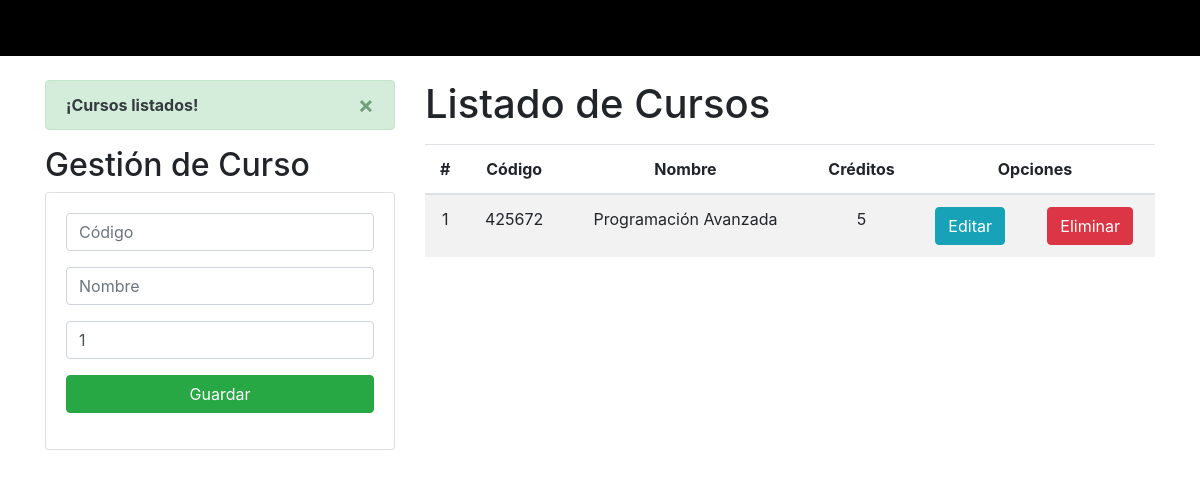
Before: / with the older database file.
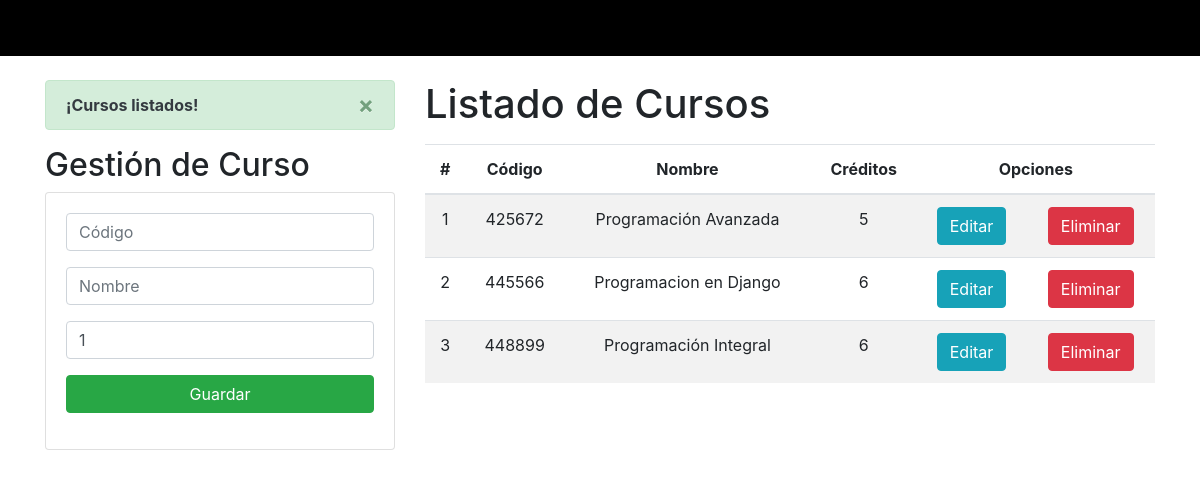
After: the same page with the newer database file.
### Aplicaciones/Academico/models.py (models this page shows, shortened)
class Curso(models.Model):
    codigo = models.CharField(primary_key=True, max_length=6)
    nombre = models.CharField(max_length=50)
    creditos = models.PositiveSmallIntegerField()

### Aplicaciones/Academico/views.py (the view)
# urls.py: path('', views.home),
def home(request):
    cursosListados = Curso.objects.all()
    messages.success(request, '¡Cursos listados!')
    return render(request, "gestionCursos.html", {"cursos": cursosListados})

### Aplicaciones/Academico/templates/gestionCursos.html (shortened to what this page needs)
{% extends "./base.html" %}
{% block body %}
<div class="row">
    <div class="col-sm-12 col-md-6 col-lg-4 col-xl-4">
        {% if messages %}
        {% for message in messages %}
        <div class="alert alert-dismissible alert-success">
            <button type="button" class="close" data-dismiss="alert">&times;</button>
            <strong class="text-dark">{{ message }}</strong>
        </div>
        {% endfor %}
        {% endif %}
        <h2>Gestión de Curso</h2>
        <div class="card">
            <div class="card-body">
                <form action="/registrarCurso/" method="POST">{% csrf_token %}
                    <div class="form-group">
                        <input type="text" id="txtCodigo" name="txtCodigo" class="form-control" placeholder="Código"
                            minlength="6" maxlength="6" required>
                    </div>
                    <div class="form-group">
                        <input type="text" id="txtNombre" name="txtNombre" class="form-control" placeholder="Nombre"
                            maxlength="50" required>
                    </div>
                    <div class="form-group">
                        <input type="text" id="numCreditos" name="numCreditos" class="form-control" min="1" max="9"
                            value="1" required>
                    </div>
                    <div class="form-group">
                        <button type="submit" class="btn btn-success btn-block text-white">Guardar</button>
                    </div>
                </form>
            </div>
        </div>
    </div>
    <div class="col-sm-12 col-md-6 col-lg-8 col-xl-8">
        <h1>Listado de Cursos</h1>
        <div class="table-responsive py-2">
            <table class="table table-striped">
                <thead>
                    <tr>
                        <th>#</th>
                        <th>Código</th>
                        <th>Nombre</th>
                        <th>Créditos</th>
                        <th colspan="2">Opciones</th>
                    </tr>
                </thead>
                <tbody>
                    {% for c in cursos %}
                    <tr>
                        <td>{{forloop.counter}}</td>
                        <td>{{c.codigo}}</td>
                        <td>{{c.nombre}}</td>
                        <td>{{c.creditos}}</td>
                        <td><a href="edicionCurso/{{c.codigo}}" class="btn btn-info">Editar</a></td>
                        <td><a href="eliminarCurso/{{c.codigo}}" class="btn btn-danger btnEliminacion">Eliminar</a></td>
                    </tr>
                    {% endfor %}
                </tbody>
            </table>
        </div>
    </div>
</div>
{% endblock %}

### Aplicaciones/Academico/templates/base.html (shortened to what this page needs)
<!DOCTYPE html>
<html lang="en">
<head>
    {% load static %}
    <link rel="stylesheet" href="https://cdn.jsdelivr.net/npm/bootstrap@4.5.3/dist/css/bootstrap.min.css"
>
    <link rel="stylesheet" href="{% static 'css/gestionCursos.css' %}">
</head>
<body>
    <nav class="navbar navbar-expand-lg navbar-light bg-info">
        <a class="navbar-brand" href="#">Universidad</a>
        <div class="collapse navbar-collapse" id="navbarNav">
            <ul class="navbar-nav">
                <li class="nav-item">
                    <a class="nav-link" href="#">Home <span class="sr-only">(current)</span></a>
                </li>
                <li class="nav-item">
                    <a class="nav-link" href="#">Contacto</a>
                </li>
            </ul>
        </div>
    </nav>
    <div class="container py-4">
        {% block body %}
        {% endblock %}
    </div>
</body>
</html>

### Aplicaciones/Academico/static/css/gestionCursos.css (style rules this page uses)
th, td { text-align: center; vertical-align: middle; }
.bg-info { background-color: #000000!important; }

Changed rows visible on the page:
added Curso: codigo "445566", nombre "Programacion en Django", creditos "6"
added Curso: codigo "448899", nombre "Programación Integral", creditos "6"
